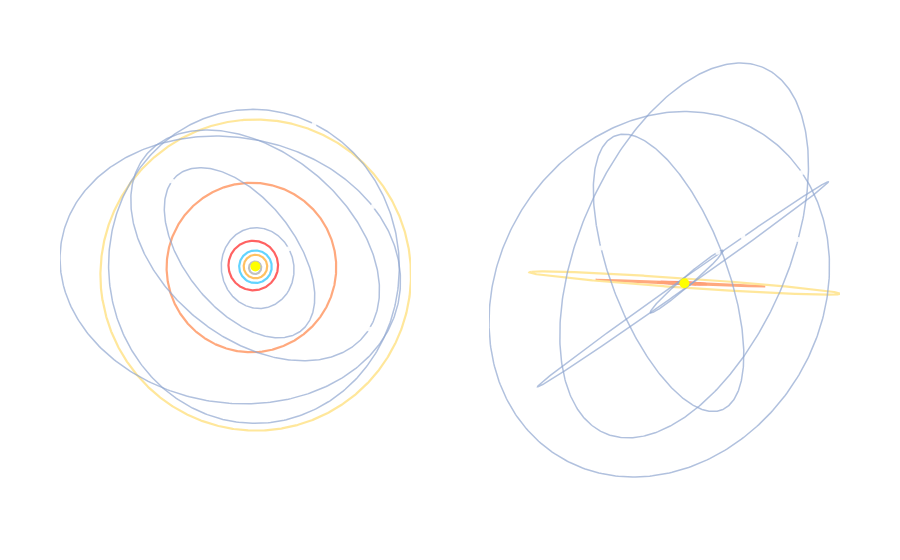

The code cell stored with this chart in its notebook:
### Markdown cell above
We can also add some planets on top quite easily by just constructing them in a very similar way to our orbits. The only difference is we need to make use of Assist to get accurate Sun + Planet positions based on the users bootstrapped auxiliary files

### Code cell
ephem, _, _ = build_ephem_and_mus(None)
epochJD_center = float(61000.0 + 2400000.5)

planet_names = ["Mercury", "Venus", "Earth", "Mars", "Jupiter", "Saturn"]
planet_lines_cache, planet_id = build_planet_lines_cache(
    ephem,
    epochJD_center,
    planet_names=planet_names,
    n_points=900,
)

fig2d = plotly_2D(
    lines,
    conic,
    orbit_pos=orbit_pos,
    planet_lines=planet_lines_cache[key],
    planet_id=planet_id,
    plot_sun=True,
    panels=("XY", "XZ"),
    return_fig=True,
)
fig2d

### Figure 1 — Plotly figure (JSON) as saved in the notebook; plotly's stock layout.template omitted (floating-point values rounded to 4 significant figures; data arrays with more than 128 entries replaced by an {"elided": "..."} marker saying what was removed)
{"data": [{"hovertemplate": "Mercury<extra></extra>", "line": {"color": "rgba(190,190,190,0.95)", "width": 2.2}, "meta": {"kind": "Planet"}, "mode": "lines", "name": "Mercury", "showlegend": false, "type": "scatter", "x": {"elided": "900 float values"}, "xaxis": "x", "y": {"elided": "900 float values"}, "yaxis": "y"}, {"hovertemplate": "Mercury<extra></extra>", "line": {"color": "rgba(190,190,190,0.95)", "width": 2.2}, "meta": {"kind": "Planet"}, "mode": "lines", "name": "Mercury", "showlegend": false, "type": "scatter", "x": {"elided": "900 float values"}, "xaxis": "x2", "y": {"elided": "900 float values"}, "yaxis": "y2"}, {"hovertemplate": "Venus<extra></extra>", "line": {"color": "rgba(255,190,90,0.95)", "width": 2.2}, "meta": {"kind": "Planet"}, "mode": "lines", "name": "Venus", "showlegend": false, "type": "scatter", "x": {"elided": "900 float values"}, "xaxis": "x", "y": {"elided": "900 float values"}, "yaxis": "y"}, {"hovertemplate": "Venus<extra></extra>", "line": {"color": "rgba(255,190,90,0.95)", "width": 2.2}, "meta": {"kind": "Planet"}, "mode": "lines", "name": "Venus", "showlegend": false, "type": "scatter", "x": {"elided": "900 float values"}, "xaxis": "x2", "y": {"elided": "900 float values"}, "yaxis": "y2"}, {"hovertemplate": "Earth<extra></extra>", "line": {"color": "rgba(90,210,255,0.95)", "width": 2.2}, "meta": {"kind": "Planet"}, "mode": "lines", "name": "Earth", "showlegend": false, "type": "scatter", "x": {"elided": "900 float values"}, "xaxis": "x", "y": {"elided": "900 float values"}, "yaxis": "y"}, {"hovertemplate": "Earth<extra></extra>", "line": {"color": "rgba(90,210,255,0.95)", "width": 2.2}, "meta": {"kind": "Planet"}, "mode": "lines", "name": "Earth", "showlegend": false, "type": "scatter", "x": {"elided": "900 float values"}, "xaxis": "x2", "y": {"elided": "900 float values"}, "yaxis": "y2"}, {"hovertemplate": "Mars<extra></extra>", "line": {"color": "rgba(255,90,90,0.95)", "width": 2.2}, "meta": {"kind": "Planet"}, "mode": "lines", "name": "Mars", "showlegend": false, "type": "scatter", "x": {"elided": "900 float values"}, "xaxis": "x", "y": {"elided": "900 float values"}, "yaxis": "y"}, {"hovertemplate": "Mars<extra></extra>", "line": {"color": "rgba(255,90,90,0.95)", "width": 2.2}, "meta": {"kind": "Planet"}, "mode": "lines", "name": "Mars", "showlegend": false, "type": "scatter", "x": {"elided": "900 float values"}, "xaxis": "x2", "y": {"elided": "900 float values"}, "yaxis": "y2"}, {"hovertemplate": "Jupiter<extra></extra>", "line": {"color": "rgba(255,165,120,0.95)", "width": 2.2}, "meta": {"kind": "Planet"}, "mode": "lines", "name": "Jupiter", "showlegend": false, "type": "scatter", "x": {"elided": "900 float values"}, "xaxis": "x", "y": {"elided": "900 float values"}, "yaxis": "y"}, {"hovertemplate": "Jupiter<extra></extra>", "line": {"color": "rgba(255,165,120,0.95)", "width": 2.2}, "meta": {"kind": "Planet"}, "mode": "lines", "name": "Jupiter", "showlegend": false, "type": "scatter", "x": {"elided": "900 float values"}, "xaxis": "x2", "y": {"elided": "900 float values"}, "yaxis": "y2"}, {"hovertemplate": "Saturn<extra></extra>", "line": {"color": "rgba(255,230,150,0.95)", "width": 2.2}, "meta": {"kind": "Planet"}, "mode": "lines", "name": "Saturn", "showlegend": false, "type": "scatter", "x": {"elided": "900 float values"}, "xaxis": "x", "y": {"elided": "900 float values"}, "yaxis": "y"}, {"hovertemplate": "Saturn<extra></extra>", "line": {"color": "rgba(255,230,150,0.95)", "width": 2.2}, "meta": {"kind": "Planet"}, "mode": "lines", "name": "Saturn", "showlegend": false, "type": "scatter", "x": {"elided": "900 float values"}, "xaxis": "x2", "y": {"elided": "900 float values"}, "yaxis": "y2"}, {"hovertemplate": "Obj-00<br>e: 0.0100<br>i: 22.25°<br>Ω: 272.91°<br>ω: 81.81°<extra></extra>", "line": {"color": "rgba(144,167,209,0.7)", "width": 1.5}, "meta": {"kind": "Centaur"}, "mode": "lines", "name": "Obj-00", "showlegend": false, "type": "scatter", "x": {"elided": "400 float values"}, "xaxis": "x", "y": {"elided": "400 float values"}, "yaxis": "y"}, {"hovertemplate": "Obj-00<br>e: 0.0100<br>i: 22.25°<br>Ω: 272.91°<br>ω: 81.81°<extra></extra>", "line": {"color": "rgba(144,167,209,0.7)", "width": 1.5}, "meta": {"kind": "Centaur"}, "mode": "lines", "name": "Obj-00", "showlegend": false, "type": "scatter", "x": {"elided": "400 float values"}, "xaxis": "x2", "y": {"elided": "400 float values"}, "yaxis": "y2"}, {"hovertemplate": "Obj-01<br>e: 0.2192<br>i: 55.61°<br>Ω: 127.63°<br>ω: 199.65°<extra></extra>", "line": {"color": "rgba(144,167,209,0.7)", "width": 1.5}, "meta": {"kind": "JFC"}, "mode": "lines", "name": "Obj-01", "showlegend": false, "type": "scatter", "x": {"elided": "400 float values"}, "xaxis": "x", "y": {"elided": "400 float values"}, "yaxis": "y"}, {"hovertemplate": "Obj-01<br>e: 0.2192<br>i: 55.61°<br>Ω: 127.63°<br>ω: 199.65°<extra></extra>", "line": {"color": "rgba(144,167,209,0.7)", "width": 1.5}, "meta": {"kind": "JFC"}, "mode": "lines", "name": "Obj-01", "showlegend": false, "type": "scatter", "x": {"elided": "400 float values"}, "xaxis": "x2", "y": {"elided": "400 float values"}, "yaxis": "y2"}, {"hovertemplate": "Obj-02<br>e: 0.1526<br>i: 38.63°<br>Ω: 349.45°<br>ω: 22.97°<extra></extra>", "line": {"color": "rgba(144,167,209,0.7)", "width": 1.5}, "meta": {"kind": "Centaur"}, "mode": "lines", "name": "Obj-02", "showlegend": false, "type": "scatter", "x": {"elided": "400 float values"}, "xaxis": "x", "y": {"elided": "400 float values"}, "yaxis": "y"}, {"hovertemplate": "Obj-02<br>e: 0.1526<br>i: 38.63°<br>Ω: 349.45°<br>ω: 22.97°<extra></extra>", "line": {"color": "rgba(144,167,209,0.7)", "width": 1.5}, "meta": {"kind": "Centaur"}, "mode": "lines", "name": "Obj-02", "showlegend": false, "type": "scatter", "x": {"elided": "400 float values"}, "xaxis": "x2", "y": {"elided": "400 float values"}, "yaxis": "y2"}, {"hovertemplate": "Obj-03<br>e: 0.1975<br>i: 49.37°<br>Ω: 321.52°<br>ω: 297.95°<extra></extra>", "line": {"color": "rgba(144,167,209,0.7)", "width": 1.5}, "meta": {"kind": "Other"}, "mode": "lines", "name": "Obj-03", "showlegend": false, "type": "scatter", "x": {"elided": "400 float values"}, "xaxis": "x", "y": {"elided": "400 float values"}, "yaxis": "y"}, {"hovertemplate": "Obj-03<br>e: 0.1975<br>i: 49.37°<br>Ω: 321.52°<br>ω: 297.95°<extra></extra>", "line": {"color": "rgba(144,167,209,0.7)", "width": 1.5}, "meta": {"kind": "Other"}, "mode": "lines", "name": "Obj-03", "showlegend": false, "type": "scatter", "x": {"elided": "400 float values"}, "xaxis": "x2", "y": {"elided": "400 float values"}, "yaxis": "y2"}, {"hovertemplate": "Obj-04<br>e: 0.0720<br>i: 26.60°<br>Ω: 280.22°<br>ω: 227.40°<extra></extra>", "line": {"color": "rgba(144,167,209,0.7)", "width": 1.5}, "meta": {"kind": "MBA"}, "mode": "lines", "name": "Obj-04", "showlegend": false, "type": "scatter", "x": {"elided": "400 float values"}, "xaxis": "x", "y": {"elided": "400 float values"}, "yaxis": "y"}, {"hovertemplate": "Obj-04<br>e: 0.0720<br>i: 26.60°<br>Ω: 280.22°<br>ω: 227.40°<extra></extra>", "line": {"color": "rgba(144,167,209,0.7)", "width": 1.5}, "meta": {"kind": "MBA"}, "mode": "lines", "name": "Obj-04", "showlegend": false, "type": "scatter", "x": {"elided": "400 float values"}, "xaxis": "x2", "y": {"elided": "400 float values"}, "yaxis": "y2"}, {"customdata": [["61000.00000", "2025 Nov 2"], ["61000.00000", "2025 Nov 2"], ["61000.00000", "2025 Nov 2"], ["61000.00000", "2025 Nov 2"], ["61000.00000", "2025 Nov 2"]], "hovertemplate": "%{text}<br>@ MJD %{customdata[0]}<br>(%{customdata[1]})<extra></extra>", "marker": {"color": "rgba(255,255,255,0.9)", "size": 5}, "meta": {"kind": "epoch"}, "mode": "markers", "showlegend": false, "text": ["Obj-00", "Obj-01", "Obj-02", "Obj-03", "Obj-04"], "type": "scatter", "x": [3.598, -5.117, 7.205, 6.974, 2.049], "xaxis": "x", "y": [8.74, 5.236, 3.671, -3.836, 1.092], "yaxis": "y"}, {"customdata": [["61000.00000", "2025 Nov 2"], ["61000.00000", "2025 Nov 2"], ["61000.00000", "2025 Nov 2"], ["61000.00000", "2025 Nov 2"], ["61000.00000", "2025 Nov 2"]], "hovertemplate": "%{text}<br>@ MJD %{customdata[0]}<br>(%{customdata[1]})<extra></extra>", "marker": {"color": "rgba(255,255,255,0.9)", "size": 5}, "meta": {"kind": "epoch"}, "mode": "markers", "showlegend": false, "text": ["Obj-00", "Obj-01", "Obj-02", "Obj-03", "Obj-04"], "type": "scatter", "x": [3.598, -5.117, 7.205, 6.974, 2.049], "xaxis": "x2", "y": [1.652, 1.25, 3.939, 1.557, 1.107], "yaxis": "y2"}, {"marker": {"color": "yellow", "size": 10}, "mode": "markers", "name": "Sun", "showlegend": false, "type": "scatter", "x": [0.0], "xaxis": "x", "y": [0.0], "yaxis": "y"}, {"marker": {"color": "yellow", "size": 10}, "mode": "markers", "name": "Sun", "showlegend": false, "type": "scatter", "x": [0.0], "xaxis": "x2", "y": [0.0], "yaxis": "y2"}], "layout": {"autosize": true, "font": {"color": "white"}, "hoverdistance": 0, "hovermode": "closest", "margin": {"b": 60, "l": 60, "r": 60, "t": 40}, "paper_bgcolor": "rgba(0,0,0,0)", "plot_bgcolor": "rgba(0,0,0,0)", "xaxis": {"anchor": "y", "domain": [0, 0.45], "gridcolor": "rgba(255,255,255,0.08)", "showgrid": true, "title": {"text": "X [AU]"}}, "xaxis2": {"anchor": "y2", "domain": [0.55, 1], "gridcolor": "rgba(255,255,255,0.08)", "showgrid": true, "title": {"text": "X [AU]"}}, "yaxis": {"anchor": "x", "domain": [0, 1], "gridcolor": "rgba(255,255,255,0.08)", "scaleanchor": "x", "scaleratio": 1, "showgrid": true, "title": {"text": "Y [AU]"}}, "yaxis2": {"anchor": "x2", "domain": [0, 1], "gridcolor": "rgba(255,255,255,0.08)", "showgrid": true, "title": {"text": "Z [AU]"}}}}
